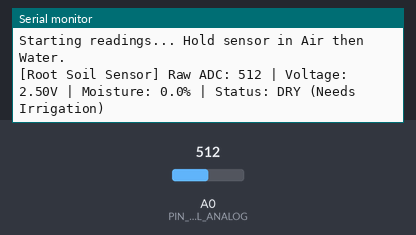
Bench run of a sketch on a simulated Arduino Uno, built with avr-gcc and run on an emulated ATmega328P. On the bench: the last lines printed to the serial monitor. The test bench sets the inputs (shaded band); at power-on: A0 (PIN_SOIL_ANALOG) = 512.

Above: at 2.2 s.
2.3 s: A0 (PIN_SOIL_ANALOG) set to 351
At 3.3 s:
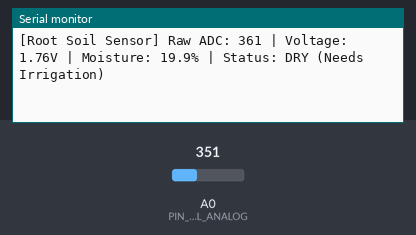
3.8 s: A0 (PIN_SOIL_ANALOG) set to 328
At 5.7 s:
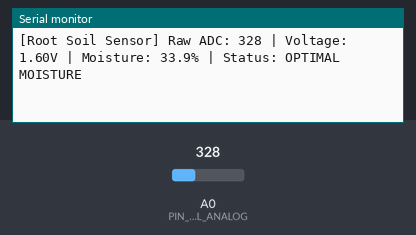
6.8 s: A0 (PIN_SOIL_ANALOG) set to 255
At 7.7 s:
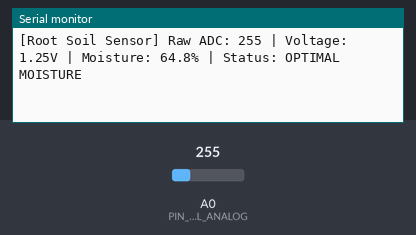
8.3 s: A0 (PIN_SOIL_ANALOG) set to 233
At 10.4 s:
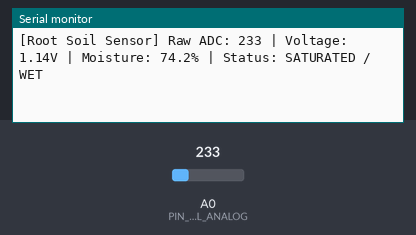

The sketch:

01_soil_root_capacitive_test.ino
```cpp
/*
 * WBACFSPWI — Test 01: Capacitive Soil Moisture Sensor v1.2 (Root Zone)
 *
 * Hardware:
 *   - Arduino Uno R3
 *   - Capacitive Soil Moisture Sensor v1.2 (analog output)
 *
 * Wiring:
 *   - Sensor VCC  -> Arduino 5V (or D8 if power-gated)
 *   - Sensor GND  -> Arduino GND
 *   - Sensor AOUT -> Arduino Analog Pin A0
 *
 * Calibration Procedure:
 *   1. Hold sensor dry in open air -> Note the RAW ADC value (typically ~520 - 750).
 *   2. Submerge sensor up to the white line in water -> Note the RAW ADC value (typically ~250 - 400).
 *   3. Update SOIL_AIR_RAW and SOIL_WATER_RAW constants below.
 */

const int PIN_SOIL_ANALOG = A0;
const int PIN_SOIL_POWER  = 8;    // Set to -1 if sensor is wired directly to 5V
const bool USE_POWER_GATE = true;

// Calibrated thresholds from physical sensor test
int SOIL_AIR_RAW   = 408;  // Raw value in completely dry air (0% moisture)
int SOIL_WATER_RAW = 172;  // Raw value fully submerged in water (100% moisture)

void setup() {
  Serial.begin(115200);
  while (!Serial) { delay(10); }

  if (USE_POWER_GATE && PIN_SOIL_POWER >= 0) {
    pinMode(PIN_SOIL_POWER, OUTPUT);
    digitalWrite(PIN_SOIL_POWER, LOW);
  }

  Serial.println(F("=================================================="));
  Serial.println(F(" WBACFSPWI: Root Zone Capacitive Soil Sensor Test "));
  Serial.println(F("=================================================="));
  Serial.println(F("Starting readings... Hold sensor in Air then Water."));
  delay(1000);
}

int readRawSoil() {
  if (USE_POWER_GATE && PIN_SOIL_POWER >= 0) {
    digitalWrite(PIN_SOIL_POWER, HIGH);
    delay(100); // Allow sensor oscillator to stabilize
  }

  // Oversample and average 16 readings for clean noise filtering
  long sum = 0;
  for (int i = 0; i < 16; i++) {
    sum += analogRead(PIN_SOIL_ANALOG);
    delay(5);
  }

  if (USE_POWER_GATE && PIN_SOIL_POWER >= 0) {
    digitalWrite(PIN_SOIL_POWER, LOW);
  }

  return (int)(sum / 16);
}

float calculateMoisturePercent(int raw) {
  // Capacitive sensor: Higher raw voltage = drier; Lower raw voltage = wetter
  float percent = 100.0 * (float)(SOIL_AIR_RAW - raw) / (float)(SOIL_AIR_RAW - SOIL_WATER_RAW);
  return constrain(percent, 0.0, 100.0);
}

void loop() {
  int raw = readRawSoil();
  float voltage = (raw / 1023.0) * 5.0;
  float moisturePct = calculateMoisturePercent(raw);

  Serial.print(F("[Root Soil Sensor] Raw ADC: "));
  Serial.print(raw);
  Serial.print(F(" | Voltage: "));
  Serial.print(voltage, 2);
  Serial.print(F("V | Moisture: "));
  Serial.print(moisturePct, 1);
  Serial.print(F("% | Status: "));

  if (moisturePct < 30.0) {
    Serial.println(F("DRY (Needs Irrigation)"));
  } else if (moisturePct <= 70.0) {
    Serial.println(F("OPTIMAL MOISTURE"));
  } else {
    Serial.println(F("SATURATED / WET"));
  }

  delay(1000);
}
```

Measured:
- the behaviour switches between 338 and 337 on A0 (PIN_SOIL_ANALOG) (found by bisection; images 1 and 2)
- the behaviour switches between 243 and 242 on A0 (PIN_SOIL_ANALOG) (found by bisection; images 3 and 4)
- after the input at 2.3 s, the serial monitor: prints a new line after 0.08 s (image 1)
- after the input at 3.8 s, the serial monitor: prints a new line after 0.95 s (image 2)
- after the input at 6.8 s, the serial monitor: prints a new line after 0.32 s (image 3)
- after the input at 8.3 s, the serial monitor: prints a new line after 1.2 s (image 4)
